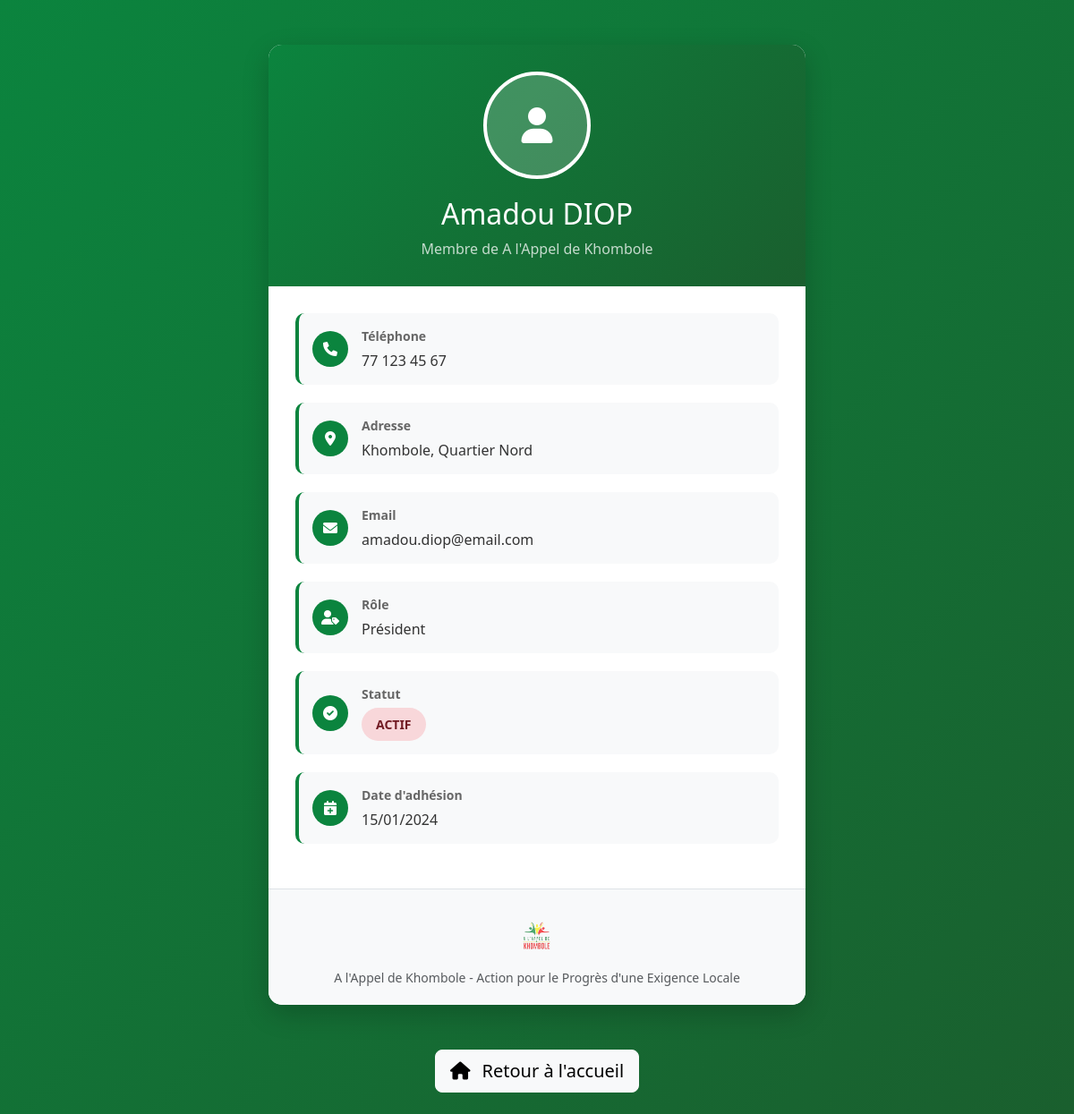
Page /profil_membre.php?id=1 on the committed database.
### tables this page shows
CREATE TABLE IF NOT EXISTS membres (
    id INT AUTO_INCREMENT PRIMARY KEY,
    nom VARCHAR(100) NOT NULL,
    prenom VARCHAR(100) NOT NULL,
    date_naissance DATE NULL,
    telephone VARCHAR(20) NOT NULL,
    email VARCHAR(150) NULL,
    adresse TEXT NOT NULL,
    photo VARCHAR(255) NULL,
    role ENUM('Membre', 'Responsable', 'Président', 'Vice-Président', 'Secrétaire', 'Trésorier', 'Autre') DEFAULT 'Membre',
    statut ENUM('Actif', 'Inactif', 'Suspendu') DEFAULT 'Actif',
    date_adhesion DATE NOT NULL,
    qr_code VARCHAR(255) NULL,
    created_at TIMESTAMP DEFAULT CURRENT_TIMESTAMP,
    updated_at TIMESTAMP DEFAULT CURRENT_TIMESTAMP ON UPDATE CURRENT_TIMESTAMP
);

### classes/Membre.php (called while the page is built, shortened)
<?php
require_once __DIR__ . '/../config/database.php';
class Membre {
    private $conn;
    private $table = 'membres';
    public function __construct() {
        $database = new Database();
        $this->conn = $database->getConnection();
    }
    public function obtenirParId($id) {
        $query = "SELECT * FROM " . $this->table . " WHERE id = :id";
        $stmt = $this->conn->prepare($query);
        $stmt->bindParam(':id', $id);
        $stmt->execute();
        return $stmt->fetch(PDO::FETCH_ASSOC);
    }
}
?>

### config/database.php (called while the page is built, shortened)
<?php
class Database {
    private $host = 'localhost';
    private $db_name = 'khombole_membres';
    private $username = 'root';
    private $password = '';
    public function getConnection() {
        $this->conn = null;
        try {
            $this->conn = new PDO("mysql:host=" . $this->host . ";dbname=" . $this->db_name,
                                $this->username, $this->password);
            $this->conn->setAttribute(PDO::ATTR_ERRMODE, PDO::ERRMODE_EXCEPTION);
            $this->conn->exec("set names utf8");
        } catch(PDOException $exception) {
            echo "Erreur de connexion: " . $exception->getMessage();
        }
        return $this->conn;
    }
}
?>

### profil_membre.php (the view, shortened to what this page needs)
<?php
require_once 'classes/Membre.php';
$membre_obj = new Membre();
$membre = $membre_obj->obtenirParId($_GET['id']);
?>
<!DOCTYPE html>
<html lang="fr">
<head>
    <link href="https://cdn.jsdelivr.net/npm/bootstrap@5.3.0/dist/css/bootstrap.min.css" rel="stylesheet">
    <link rel="stylesheet" href="https://cdnjs.cloudflare.com/ajax/libs/font-awesome/6.0.0/css/all.min.css">
</head>
<body>
    <div class="container">
        <div class="profile-card">
            <div class="profile-header">
                <?php if ($membre['photo'] && file_exists('uploads/photos/' . $membre['photo'])): ?>
                    <img src="uploads/photos/<?php echo htmlspecialchars($membre['photo']); ?>"
                         alt="Photo du membre" class="profile-photo">
                <?php else: ?>
                    <div class="profile-photo-placeholder">
                        <i class="fas fa-user"></i>
                    </div>
                <?php endif; ?>
                <h2 class="mb-2"><?php echo htmlspecialchars($membre['prenom'] . ' ' . $membre['nom']); ?></h2>
                <p class="mb-0 opacity-75">Membre de A l'Appel de Khombole</p>
            </div>
            <div class="profile-body">
                <div class="info-row">
                    <div class="info-icon">
                        <i class="fas fa-phone"></i>
                    </div>
                    <div class="info-content">
                        <div class="info-label">Téléphone</div>
                        <div class="info-value"><?php echo htmlspecialchars($membre['telephone']); ?></div>
                    </div>
                </div>
                <div class="info-row">
                    <div class="info-icon">
                        <i class="fas fa-map-marker-alt"></i>
                    </div>
                    <div class="info-content">
                        <div class="info-label">Adresse</div>
                        <div class="info-value"><?php echo htmlspecialchars($membre['adresse']); ?></div>
                    </div>
                </div>
                <?php if ($membre['email']): ?>
                <div class="info-row">
                    <div class="info-icon">
                        <i class="fas fa-envelope"></i>
                    </div>
                    <div class="info-content">
                        <div class="info-label">Email</div>
                        <div class="info-value"><?php echo htmlspecialchars($membre['email']); ?></div>
                    </div>
                </div>
                <?php endif; ?>
                <div class="info-row">
                    <div class="info-icon">
                        <i class="fas fa-user-tag"></i>
                    </div>
                    <div class="info-content">
                        <div class="info-label">Rôle</div>
                        <div class="info-value"><?php echo htmlspecialchars($membre['role']); ?></div>
                    </div>
                </div>
                <div class="info-row">
                    <div class="info-icon">
                        <i class="fas fa-check-circle"></i>
                    </div>
                    <div class="info-content">
                        <div class="info-label">Statut</div>
                        <div class="info-value">
                            <span class="status-badge <?php echo $membre['statut'] === 'actif' ? 'status-actif' : 'status-inactif'; ?>">
                                <?php echo htmlspecialchars($membre['statut']); ?>
                            </span>
                        </div>
                    </div>
                </div>
                <div class="info-row">
                    <div class="info-icon">
                        <i class="fas fa-calendar-plus"></i>
                    </div>
                    <div class="info-content">
                        <div class="info-label">Date d'adhésion</div>
                        <div class="info-value"><?php echo date('d/m/Y', strtotime($membre['date_adhesion'])); ?></div>
                    </div>
                </div>
            </div>
            <div class="logo-footer">
                <img src="logo.png" alt="Logo A l'Appel de Khombole">
                <p class="mt-2 mb-0 text-muted small">A l'Appel de Khombole - Action pour le Progrès d'une Exigence Locale</p>
            </div>
        </div>
        <div class="text-center mb-4">
            <a href="index.php" class="btn btn-light btn-lg">
                <i class="fas fa-home me-2"></i>
                Retour à l'accueil
            </a>
        </div>
    </div>
</body>
</html>

### profil_membre.php (style rules this page uses)
body { background: linear-gradient(135deg, #0b843e 0%, #1a5f2e 100%); min-height: 100vh; font-family: 'Segoe UI', Tahoma, Geneva, Verdana, sans-serif; }
.profile-card { background: white; border-radius: 15px; box-shadow: 0 10px 30px rgba(0,0,0,0.2); overflow: hidden; margin: 50px auto; max-width: 600px; }
.profile-header { background: linear-gradient(135deg, #0b843e, #1a5f2e); color: white; padding: 30px; text-align: center; }
.profile-photo-placeholder { width: 120px; height: 120px; border-radius: 50%; border: 4px solid white; background: rgba(255,255,255,0.2); display: flex; align-items: center; justify-content: center; margin: 0 auto 20px; font-size: 40px; color: white; }
.profile-body { padding: 30px; }
.info-row { display: flex; align-items: center; margin-bottom: 20px; padding: 15px; background: #f8f9fa; border-radius: 10px; border-left: 4px solid #0b843e; }
.info-icon { width: 40px; height: 40px; background: #0b843e; color: white; border-radius: 50%; display: flex; align-items: center; justify-content: center; margin-right: 15px; flex-shrink: 0; }
.info-content { flex-grow: 1; }
.info-label { font-weight: 600; color: #666; font-size: 14px; margin-bottom: 5px; }
.info-value { font-size: 16px; color: #333; font-weight: 500; }
.status-badge { display: inline-block; padding: 8px 16px; border-radius: 20px; font-size: 14px; font-weight: 600; text-transform: uppercase; }
.status-inactif { background: #f8d7da; color: #721c24; }
.logo-footer { text-align: center; padding: 20px; background: #f8f9fa; border-top: 1px solid #dee2e6; }
.logo-footer img { height: 60px; opacity: 0.7; }

### rows in the picture
membres: prenom+nom "Amadou DIOP", telephone "77 123 45 67", adresse "Khombole, Quartier Nord", email "amadou.diop@email.com", role "Président", statut "ACTIF", date_adhesion "15/01/2024"
